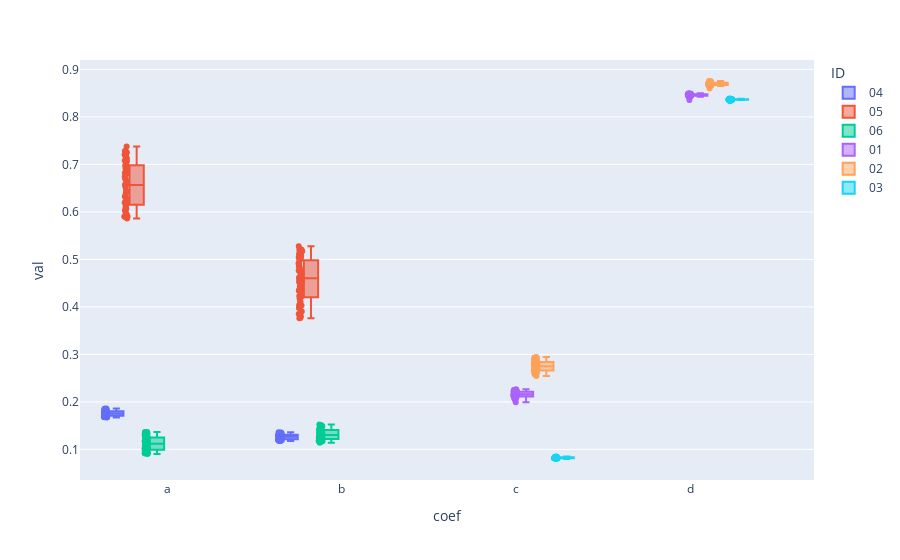

The code cell stored with this chart in its notebook:
### Markdown cell above
Vis.

### Code cell
fig = px.box(calib_reg.cross_raw_df, x='coef', y='val', color='ID', points='all')

fig.show()

### Figure 1 — Plotly figure (JSON) as saved in the notebook; plotly's stock layout.template omitted (floating-point values rounded to 4 significant figures)
{"data": [{"alignmentgroup": "True", "boxpoints": "all", "hovertemplate": "ID=04<br>coef=%{x}<br>val=%{y}<extra></extra>", "legendgroup": "04", "marker": {"color": "#636efa"}, "name": "04", "notched": false, "offsetgroup": "04", "orientation": "v", "showlegend": true, "type": "box", "x": ["a", "a", "a", "a", "a", "a", "a", "a", "a", "a", "a", "a", "a", "a", "a", "a", "a", "a", "a", "a", "a", "a", "a", "a", "a", "a", "a", "a", "a", "a", "a", "a", "a", "a", "a", "a", "a", "a", "a", "a", "a", "a", "a", "a", "a", "a", "a", "a", "a", "b", "b", "b", "b", "b", "b", "b", "b", "b", "b", "b", "b", "b", "b", "b", "b", "b", "b", "b", "b", "b", "b", "b", "b", "b", "b", "b", "b", "b", "b", "b", "b", "b", "b", "b", "b", "b", "b", "b", "b", "b", "b", "b", "b", "b", "b", "b", "b", "b"], "x0": " ", "xaxis": "x", "y": [0.1682, 0.1681, 0.1675, 0.1674, 0.1678, 0.169, 0.1689, 0.1691, 0.1692, 0.1698, 0.1701, 0.1707, 0.1706, 0.1711, 0.1721, 0.1717, 0.1718, 0.173, 0.1732, 0.1741, 0.1735, 0.1739, 0.1747, 0.1747, 0.1758, 0.1755, 0.1758, 0.1755, 0.1772, 0.1783, 0.1784, 0.1785, 0.1789, 0.1793, 0.1798, 0.1794, 0.1803, 0.1812, 0.181, 0.1804, 0.182, 0.1832, 0.1832, 0.1836, 0.1836, 0.1846, 0.1854, 0.1861, 0.1856, 0.1175, 0.1179, 0.1182, 0.1192, 0.1191, 0.1197, 0.1195, 0.1198, 0.1204, 0.1211, 0.1208, 0.1209, 0.1215, 0.1216, 0.1227, 0.1223, 0.1239, 0.1239, 0.1235, 0.1247, 0.1241, 0.1247, 0.1263, 0.1258, 0.1266, 0.1271, 0.1276, 0.1282, 0.1281, 0.1287, 0.1291, 0.1285, 0.13, 0.1293, 0.1308, 0.13, 0.1304, 0.1309, 0.132, 0.1331, 0.1326, 0.1335, 0.1338, 0.1337, 0.1341, 0.1348, 0.1359, 0.1355, 0.1353], "y0": " ", "yaxis": "y"}, {"alignmentgroup": "True", "boxpoints": "all", "hovertemplate": "ID=05<br>coef=%{x}<br>val=%{y}<extra></extra>", "legendgroup": "05", "marker": {"color": "#EF553B"}, "name": "05", "notched": false, "offsetgroup": "05", "orientation": "v", "showlegend": true, "type": "box", "x": ["a", "a", "a", "a", "a", "a", "a", "a", "a", "a", "a", "a", "a", "a", "a", "a", "a", "a", "a", "a", "a", "a", "a", "a", "a", "a", "a", "a", "a", "a", "a", "a", "a", "a", "a", "a", "a", "a", "a", "a", "a", "a", "a", "a", "a", "a", "a", "a", "a", "b", "b", "b", "b", "b", "b", "b", "b", "b", "b", "b", "b", "b", "b", "b", "b", "b", "b", "b", "b", "b", "b", "b", "b", "b", "b", "b", "b", "b", "b", "b", "b", "b", "b", "b", "b", "b", "b", "b", "b", "b", "b", "b", "b", "b", "b", "b", "b", "b"], "x0": " ", "xaxis": "x", "y": [0.5956, 0.5901, 0.5863, 0.5898, 0.5932, 0.5922, 0.5903, 0.5939, 0.5996, 0.6037, 0.6067, 0.6107, 0.6168, 0.6212, 0.6195, 0.626, 0.6325, 0.6307, 0.6407, 0.6354, 0.6423, 0.6439, 0.6512, 0.6583, 0.6568, 0.6568, 0.6681, 0.6623, 0.6702, 0.6742, 0.6821, 0.6803, 0.6883, 0.6885, 0.6909, 0.697, 0.6994, 0.6976, 0.7082, 0.7127, 0.7065, 0.7154, 0.7201, 0.7202, 0.7185, 0.7249, 0.728, 0.728, 0.7374, 0.3759, 0.3766, 0.38, 0.3852, 0.3906, 0.3915, 0.398, 0.4037, 0.4029, 0.4088, 0.411, 0.4171, 0.4213, 0.4227, 0.425, 0.4295, 0.434, 0.4364, 0.4381, 0.4435, 0.4483, 0.4532, 0.4529, 0.4579, 0.4606, 0.4607, 0.463, 0.4687, 0.4742, 0.4712, 0.4768, 0.4798, 0.4854, 0.4856, 0.4914, 0.4916, 0.4976, 0.5008, 0.5039, 0.5071, 0.5071, 0.5074, 0.5106, 0.517, 0.5141, 0.5204, 0.5208, 0.521, 0.5277], "y0": " ", "yaxis": "y"}, {"alignmentgroup": "True", "boxpoints": "all", "hovertemplate": "ID=06<br>coef=%{x}<br>val=%{y}<extra></extra>", "legendgroup": "06", "marker": {"color": "#00cc96"}, "name": "06", "notched": false, "offsetgroup": "06", "orientation": "v", "showlegend": true, "type": "box", "x": ["a", "a", "a", "a", "a", "a", "a", "a", "a", "a", "a", "a", "a", "a", "a", "a", "a", "a", "a", "a", "a", "a", "a", "a", "a", "a", "a", "a", "a", "a", "a", "a", "a", "a", "a", "a", "a", "a", "a", "a", "a", "a", "a", "a", "a", "a", "a", "a", "a", "b", "b", "b", "b", "b", "b", "b", "b", "b", "b", "b", "b", "b", "b", "b", "b", "b", "b", "b", "b", "b", "b", "b", "b", "b", "b", "b", "b", "b", "b", "b", "b", "b", "b", "b", "b", "b", "b", "b", "b", "b", "b", "b", "b", "b", "b", "b", "b", "b"], "x0": " ", "xaxis": "x", "y": [0.09041, 0.09135, 0.09212, 0.09236, 0.09309, 0.09372, 0.09446, 0.09509, 0.09631, 0.097, 0.09826, 0.09877, 0.09955, 0.1007, 0.1012, 0.1025, 0.1032, 0.1041, 0.1055, 0.1066, 0.1072, 0.1083, 0.1095, 0.1106, 0.1117, 0.1124, 0.1135, 0.1146, 0.1157, 0.117, 0.118, 0.1191, 0.1195, 0.1208, 0.1214, 0.123, 0.1245, 0.126, 0.1262, 0.1274, 0.1287, 0.1295, 0.1312, 0.132, 0.1322, 0.1338, 0.1346, 0.1367, 0.1368, 0.114, 0.1163, 0.1166, 0.1172, 0.1174, 0.1185, 0.1186, 0.1191, 0.1197, 0.1203, 0.1208, 0.1217, 0.1223, 0.1227, 0.1241, 0.1246, 0.1245, 0.1263, 0.1262, 0.127, 0.1272, 0.1281, 0.1288, 0.1302, 0.1303, 0.1319, 0.1333, 0.134, 0.1347, 0.1346, 0.1351, 0.1364, 0.1379, 0.1378, 0.1395, 0.1405, 0.1404, 0.1422, 0.1426, 0.144, 0.1446, 0.1447, 0.1456, 0.1467, 0.1489, 0.1497, 0.1497, 0.151, 0.1523], "y0": " ", "yaxis": "y"}, {"alignmentgroup": "True", "boxpoints": "all", "hovertemplate": "ID=01<br>coef=%{x}<br>val=%{y}<extra></extra>", "legendgroup": "01", "marker": {"color": "#ab63fa"}, "name": "01", "notched": false, "offsetgroup": "01", "orientation": "v", "showlegend": true, "type": "box", "x": ["c", "c", "c", "c", "c", "c", "c", "c", "c", "c", "c", "c", "c", "c", "c", "c", "c", "c", "c", "c", "c", "c", "c", "c", "c", "c", "c", "c", "c", "c", "c", "c", "c", "c", "c", "c", "c", "c", "c", "c", "c", "c", "c", "c", "c", "c", "c", "c", "c", "d", "d", "d", "d", "d", "d", "d", "d", "d", "d", "d", "d", "d", "d", "d", "d", "d", "d", "d", "d", "d", "d", "d", "d", "d", "d", "d", "d", "d", "d", "d", "d", "d", "d", "d", "d", "d", "d", "d", "d", "d", "d", "d", "d", "d", "d", "d", "d", "d"], "x0": " ", "xaxis": "x", "y": [0.1995, 0.205, 0.2072, 0.2078, 0.2083, 0.2089, 0.2094, 0.2094, 0.2101, 0.2106, 0.2106, 0.2112, 0.2119, 0.2118, 0.2124, 0.2124, 0.213, 0.2136, 0.2142, 0.2142, 0.2148, 0.2148, 0.2154, 0.2161, 0.2166, 0.2166, 0.2173, 0.2167, 0.2179, 0.2158, 0.2191, 0.2192, 0.2198, 0.2204, 0.2204, 0.2211, 0.2217, 0.2217, 0.2196, 0.2231, 0.2218, 0.2237, 0.2237, 0.2231, 0.2244, 0.225, 0.2251, 0.2244, 0.2265, 0.8357, 0.8422, 0.8432, 0.8428, 0.845, 0.8446, 0.8468, 0.8442, 0.8438, 0.8434, 0.8434, 0.843, 0.8452, 0.8453, 0.8449, 0.8449, 0.8445, 0.8467, 0.8463, 0.8437, 0.8459, 0.8459, 0.8455, 0.8451, 0.8474, 0.8447, 0.847, 0.8474, 0.8466, 0.8462, 0.8485, 0.8458, 0.8481, 0.8477, 0.8477, 0.8473, 0.8469, 0.8469, 0.8492, 0.8488, 0.8469, 0.8484, 0.8484, 0.8488, 0.848, 0.8476, 0.8476, 0.848, 0.8496], "y0": " ", "yaxis": "y"}, {"alignmentgroup": "True", "boxpoints": "all", "hovertemplate": "ID=02<br>coef=%{x}<br>val=%{y}<extra></extra>", "legendgroup": "02", "marker": {"color": "#FFA15A"}, "name": "02", "notched": false, "offsetgroup": "02", "orientation": "v", "showlegend": true, "type": "box", "x": ["c", "c", "c", "c", "c", "c", "c", "c", "c", "c", "c", "c", "c", "c", "c", "c", "c", "c", "c", "c", "c", "c", "c", "c", "c", "c", "c", "c", "c", "c", "c", "c", "c", "c", "c", "c", "c", "c", "c", "c", "c", "c", "c", "c", "c", "c", "c", "c", "c", "d", "d", "d", "d", "d", "d", "d", "d", "d", "d", "d", "d", "d", "d", "d", "d", "d", "d", "d", "d", "d", "d", "d", "d", "d", "d", "d", "d", "d", "d", "d", "d", "d", "d", "d", "d", "d", "d", "d", "d", "d", "d", "d", "d", "d", "d", "d", "d", "d"], "x0": " ", "xaxis": "x", "y": [0.2548, 0.2575, 0.2601, 0.2602, 0.2611, 0.2619, 0.2628, 0.2637, 0.2638, 0.2647, 0.2656, 0.2647, 0.2665, 0.2666, 0.2684, 0.2694, 0.2685, 0.2695, 0.2713, 0.2724, 0.2733, 0.2733, 0.2743, 0.2753, 0.2744, 0.2764, 0.2774, 0.2764, 0.2794, 0.2795, 0.2805, 0.2815, 0.2805, 0.2825, 0.2825, 0.2827, 0.2837, 0.2847, 0.2868, 0.2858, 0.288, 0.289, 0.2891, 0.2891, 0.2913, 0.2924, 0.2925, 0.2936, 0.2947, 0.8599, 0.8667, 0.8686, 0.8654, 0.8649, 0.8677, 0.8673, 0.8669, 0.8669, 0.8665, 0.866, 0.8664, 0.8655, 0.8656, 0.868, 0.8676, 0.8681, 0.8676, 0.8667, 0.8697, 0.8693, 0.8693, 0.8689, 0.8684, 0.8689, 0.868, 0.871, 0.868, 0.8702, 0.8702, 0.8697, 0.8728, 0.8697, 0.8724, 0.8724, 0.8689, 0.8719, 0.8715, 0.8742, 0.8711, 0.8702, 0.8733, 0.8733, 0.8733, 0.8724, 0.8756, 0.872, 0.8752, 0.8747], "y0": " ", "yaxis": "y"}, {"alignmentgroup": "True", "boxpoints": "all", "hovertemplate": "ID=03<br>coef=%{x}<br>val=%{y}<extra></extra>", "legendgroup": "03", "marker": {"color": "#19d3f3"}, "name": "03", "notched": false, "offsetgroup": "03", "orientation": "v", "showlegend": true, "type": "box", "x": ["c", "c", "c", "c", "c", "c", "c", "c", "c", "c", "c", "c", "c", "c", "c", "c", "c", "c", "c", "c", "c", "c", "c", "c", "c", "c", "c", "c", "c", "c", "c", "c", "c", "c", "c", "c", "c", "c", "c", "c", "c", "c", "c", "c", "c", "c", "c", "c", "c", "d", "d", "d", "d", "d", "d", "d", "d", "d", "d", "d", "d", "d", "d", "d", "d", "d", "d", "d", "d", "d", "d", "d", "d", "d", "d", "d", "d", "d", "d", "d", "d", "d", "d", "d", "d", "d", "d", "d", "d", "d", "d", "d", "d", "d", "d", "d", "d", "d"], "x0": " ", "xaxis": "x", "y": [0.07984, 0.08183, 0.0817, 0.08114, 0.08141, 0.08161, 0.08102, 0.08127, 0.08139, 0.08158, 0.08099, 0.08118, 0.081, 0.08151, 0.0817, 0.08155, 0.08125, 0.08144, 0.08162, 0.08182, 0.08203, 0.08137, 0.08239, 0.08179, 0.08199, 0.08219, 0.0824, 0.08254, 0.08233, 0.08288, 0.08227, 0.08326, 0.08257, 0.08291, 0.08269, 0.08337, 0.08358, 0.08294, 0.08309, 0.08374, 0.08355, 0.08369, 0.0839, 0.08409, 0.08429, 0.08407, 0.08467, 0.08485, 0.08467, 0.833, 0.8386, 0.8381, 0.8376, 0.8379, 0.8375, 0.8379, 0.8381, 0.8371, 0.8375, 0.8371, 0.8367, 0.8371, 0.8369, 0.8365, 0.8375, 0.8366, 0.837, 0.8366, 0.837, 0.8366, 0.8364, 0.8368, 0.8364, 0.8368, 0.8364, 0.8368, 0.8365, 0.8361, 0.8367, 0.8362, 0.836, 0.8357, 0.8358, 0.8354, 0.8358, 0.8362, 0.8358, 0.8356, 0.836, 0.8364, 0.8362, 0.8366, 0.8363, 0.8359, 0.8363, 0.8361, 0.8358, 0.8361], "y0": " ", "yaxis": "y"}], "layout": {"boxmode": "group", "legend": {"title": {"text": "ID"}, "tracegroupgap": 0}, "margin": {"t": 60}, "xaxis": {"anchor": "y", "domain": [0, 1], "title": {"text": "coef"}}, "yaxis": {"anchor": "x", "domain": [0, 1], "title": {"text": "val"}}}}
